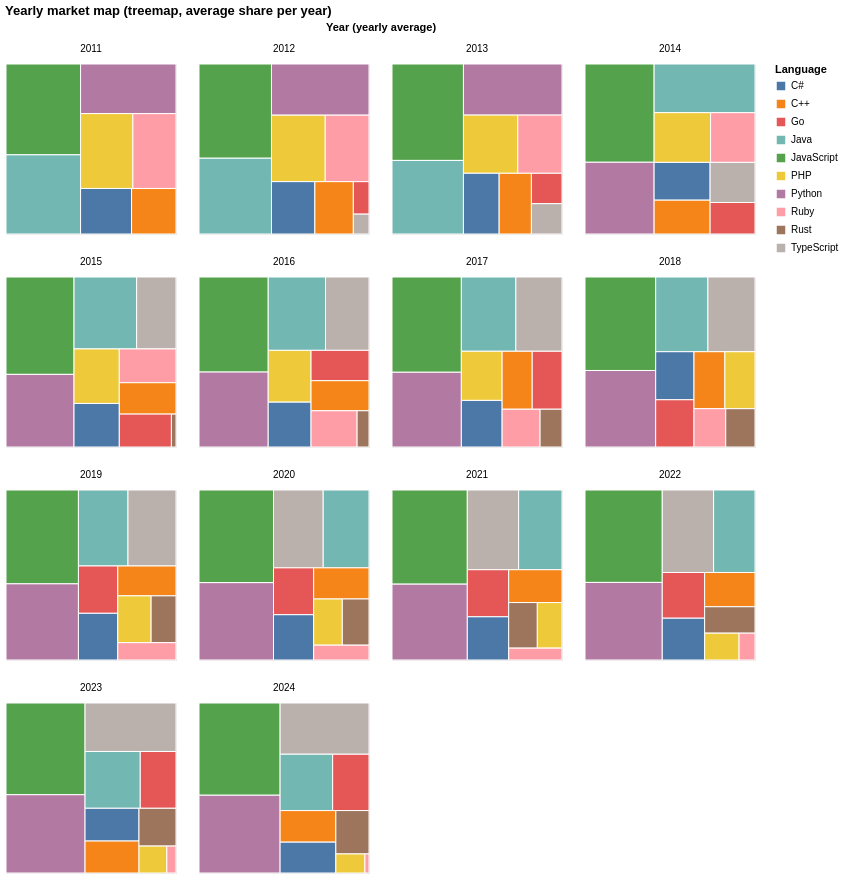

Specify this chart in Vega-Lite:
### Vega-Lite specification from a JSON file in a GitHub repository (floating-point values rounded to 4 significant figures; data arrays with more than 128 entries replaced by an {"elided": "..."} marker saying what was removed)
{"config": {"view": {"continuousWidth": 300, "continuousHeight": 300}}, "data": {"name": "data-7e418a1b3acb852d585984d6ae302632"}, "mark": {"type": "rect", "stroke": "white", "strokeWidth": 1}, "encoding": {"color": {"field": "language", "title": "Language", "type": "nominal"}, "facet": {"columns": 4, "field": "year", "title": "Year (yearly average)", "type": "ordinal"}, "tooltip": [{"field": "year", "type": "nominal"}, {"field": "language", "type": "nominal"}, {"field": "avg_share_pct", "format": ".2f", "type": "quantitative"}, {"field": "avg_push_events", "format": ",.0f", "type": "quantitative"}], "x": {"axis": null, "field": "x", "scale": {"domain": [0, 170]}, "type": "quantitative"}, "x2": {"field": "x2"}, "y": {"axis": null, "field": "y", "scale": {"domain": [0, 170]}, "type": "quantitative"}, "y2": {"field": "y2"}}, "height": 170, "title": "Yearly market map (treemap, average share per year)", "width": 170, "$schema": "https://vega.github.io/schema/vega-lite/v6.4.1.json", "datasets": {"data-7e418a1b3acb852d585984d6ae302632": {"elided": "134 records"}}}
